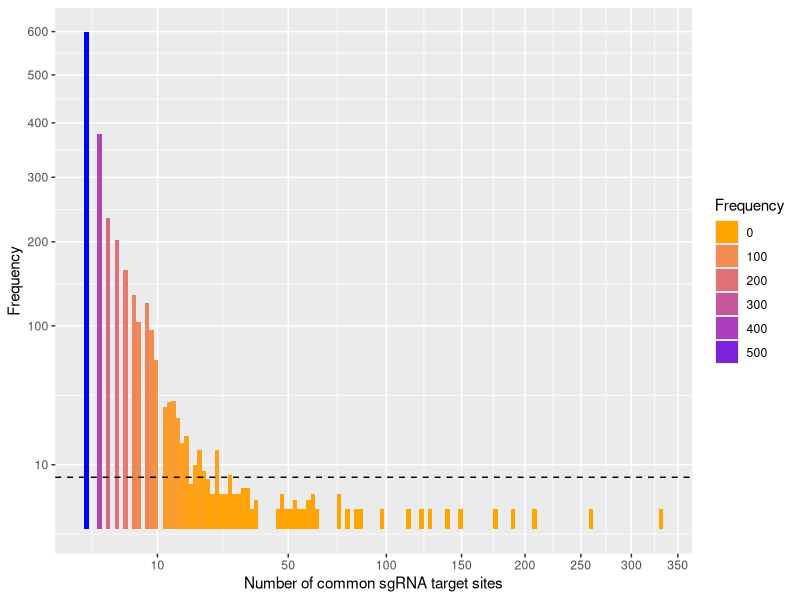
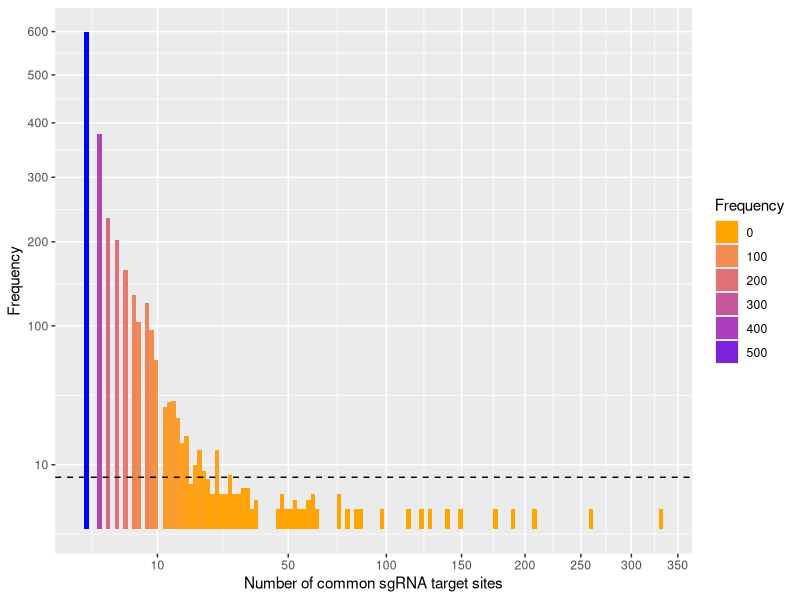

R code for these plots, in order:
library(ggplot2)

data = read.csv("ohnologs_total_sites.txt")

m <- ggplot(data, aes(x=Frequency))
m + geom_histogram(aes(fill = ..count..), binwidth = 0.13)+scale_x_sqrt(breaks=c(10,50,100,150,200, 250, 300,350))+scale_y_sqrt(breaks=c(10,100,200,300,400,500,600))+scale_fill_gradient("Count", low = "Orange", high = "Blue")+geom_hline(yintercept=6.47, linetype="dashed")+ylab("Frequency")+xlab('Number of common sgRNA target sites')+guides(fill=guide_legend(title="Frequency"))

ggsave(file="Figure5B.tiff", width=12, height=5)
